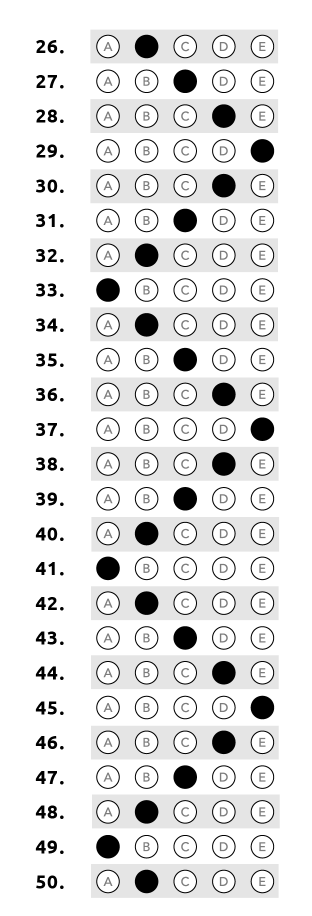
#> input picture Python/MachineLearning/omr_correction/entiresheet_3_1.png, 624 x 1831 px (shown at 1/2 size)
$ python Entiresheet.py entiresheet_3_1.png   (Python 2 division)
#> lines starting #> are read from the running program, lines starting #| are printed output that depends on the picture; after the words box and inside, x2 and y2 are one past the last pixel; in counts of white or black regions, pixels touching at a corner belong together
import cv2
import imutils
import sys
import numpy as np
from matplotlib import pyplot as plt

from imutils.perspective import four_point_transform
from imutils import contours


import random


def main():

	ANSWER_KEY = {}

	ANSWER_KEY = {0:1,1:1,2:2,3:3,4:4,5:3,6:2,7:1,8:0,9:1,10:2,11:3,12:4,13:3,14:2,15:1,16:0,17:1,18:2,19:3,20:4,21:3,22:2,23:1,24:0,25:1}


	# for key in range(0,24):
	# 	ANSWER_KEY.update({key:random.randint(0,4)})

	print ANSWER_KEY

	image = cv2.imread(sys.argv[1])
#> image is the input picture: shape (1831, 624, 3); min 0, max 255, mean 229.1
	grey = cv2.cvtColor(image,cv2.COLOR_BGR2GRAY)
	plt.imshow(grey)
	# plt.show()
	blurred = cv2.GaussianBlur(grey, (5,5),0)
	plt.imshow(blurred)
	plt.show()
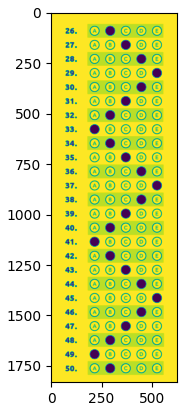
#> figure drawn by matplotlib, 1 panel
	edged = cv2.Canny(blurred,75,200)
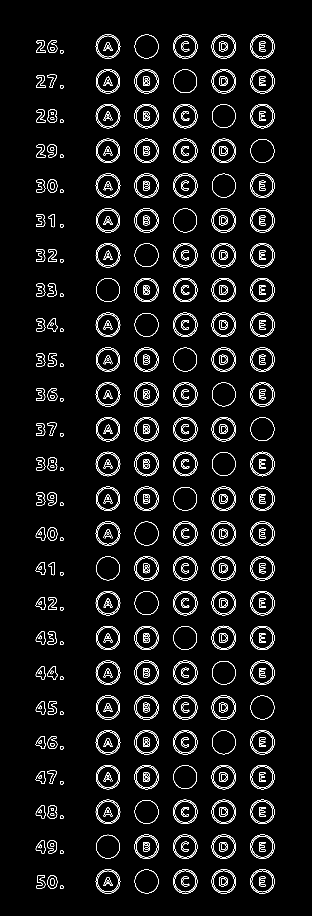
#> edged: shape (1831, 624) (shown at 1/2 size); 4.6% white in thin lines or dots, all inside (x1, y1, x2, y2) = (71, 68, 549, 1788)


	#  binarizing the image to segregate the foreground with the background
	#  we are using a otsu thresholding method to binarize the warped
	thresh = cv2.threshold(edged.copy(), 0, 255,cv2.THRESH_BINARY_INV | cv2.THRESH_OTSU)[1]
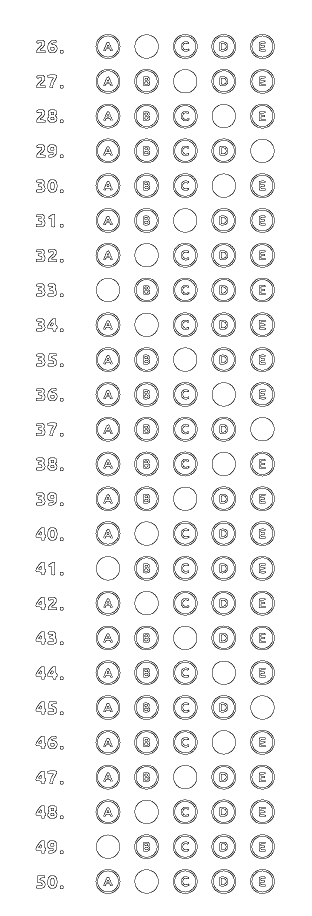
#> thresh: shape (1831, 624) (shown at 1/2 size); 95.4% white; black in thin lines or dots, all inside (x1, y1, x2, y2) = (71, 68, 549, 1788)

	plt.imshow(thresh)
	plt.show()

	cnts = cv2.findContours(edged.copy(),cv2.RETR_EXTERNAL,cv2.CHAIN_APPROX_SIMPLE)
#> cnts = 203 contours, 6 with area under 20; largest, box (x1, y1, x2, y2) and area: (500, 347, 549, 396) 1833, (500, 1182, 549, 1231) 1832, (500, 625, 549, 674) 1832, (346, 68, 395, 118) 1832, (346, 1599, 395, 1648) 1831
	cnts = imutils.grab_contours(cnts)
	questionCnts = []
	# print cnts
	for c in cnts:
		(x,y,w,h) = cv2.boundingRect(c)
		ar = w/float(h)

		# print ("AR=%f,x=%d,Y=%d,W=%d,H=%d"%(ar,x,y,w,h))
		# print "\n"


		if 47<=w<=50 and 47<=h<=50 and ar>=0.9 and ar<=1.2:
			questionCnts.append(c)
#> this loop made 203 passes
#> (x, y, w, h, ar) on passes 1 to 3: (120, 1771, 8, 7, 1.14), (95, 1751, 20, 26, 0.769), (72, 1750, 19, 27, 0.704)
#> after the loop, questionCnts = 125 contours; largest, box (x1, y1, x2, y2) and area: (500, 347, 549, 396) 1833, (500, 1182, 549, 1231) 1832, (500, 625, 549, 674) 1832, (346, 68, 395, 118) 1832, (346, 1599, 395, 1648) 1831


	print len(questionCnts)
#| 125


	questionCnts = contours.sort_contours(questionCnts,method="top-to-bottom")[0]
#> questionCnts = 125 contours; largest, box (x1, y1, x2, y2) and area: (500, 347, 549, 396) 1833, (346, 68, 395, 118) 1832, (500, 625, 549, 674) 1832, (500, 1182, 549, 1231) 1832, (346, 208, 395, 257) 1831
	correct = 0


	# [8 lines of commented-out code are left out]


	for (q,i) in enumerate(np.arange(0,len(questionCnts),5)):
		# print "=====\n"
		# print q,i
		# print "\n====="
		cnts = contours.sort_contours(questionCnts[i:i+5])[0]


		bubbled = None
		for (j,c) in enumerate(cnts):

			# [15 lines of commented-out code are left out]
			mask = np.zeros(thresh.shape,dtype="uint8")
			bubbl = cv2.drawContours(mask,[c],-1,255,-1)
			mask = cv2.bitwise_and(thresh,thresh,mask=mask)

			# bubb = cv2.drawContours(image,[c],-1,255,-1)

			# plt.imshow(bubb)
			# plt.show()

			total = cv2.countNonZero(mask)
			# print "\t+++\n\t\t"
			# print total
			# print "\n\t+++"

			if(bubbled is None or total>bubbled[0]):
				bubbled = (total,j)
				print bubbled,"BUBBLED"


		color = (255,0,0)
		k = ANSWER_KEY[q]
		# print "\t+++\n\t\t"
		# print k,q,bubbled[1]
		# print "\n\t+++"
		if k == bubbled[1]:
			# print "\t+++\n\t\t"
			# print k, bubbled[1]
			# print "\n\t+++"

			color = (0,255,0)
			correct +=1

		bubbl2 = cv2.drawContours(image,[cnts[k]],-1,color,3)
		plt.imshow(bubbl2)
		plt.show()
#> this loop made 25 passes
#> (i, color, k, correct) on pass 1: (0, (0, 255, 0), 1, 1)
#> (i, color, k) on passes 2 to 7: (5, (255, 0, 0), 1), (10, (255, 0, 0), 2), (15, (255, 0, 0), 3), (20, (255, 0, 0), 4), (25, (255, 0, 0), 3), (30, (255, 0, 0), 2)
#> (printed output is left out)
#> pass 2, in main, `bubbl2 = cv2.drawContours(image,[cnts[k]],-1,color,3)`:
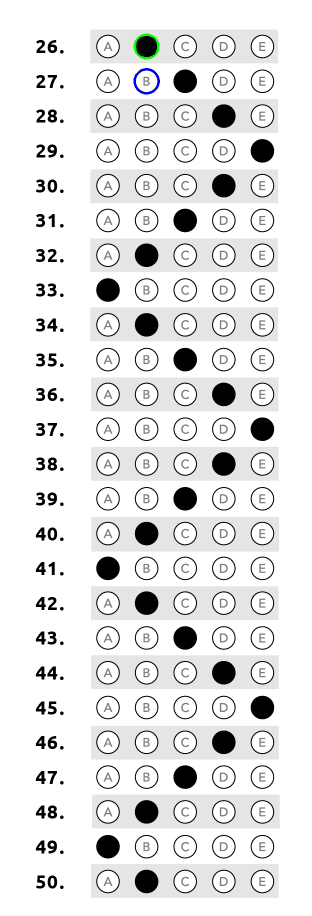
#> bubbl2: shape (1831, 624, 3) (shown at 1/2 size); mean B, G, R 229.1, 229.1, 228.9
#> pass 3, in main, `bubbl2 = cv2.drawContours(image,[cnts[k]],-1,color,3)`:
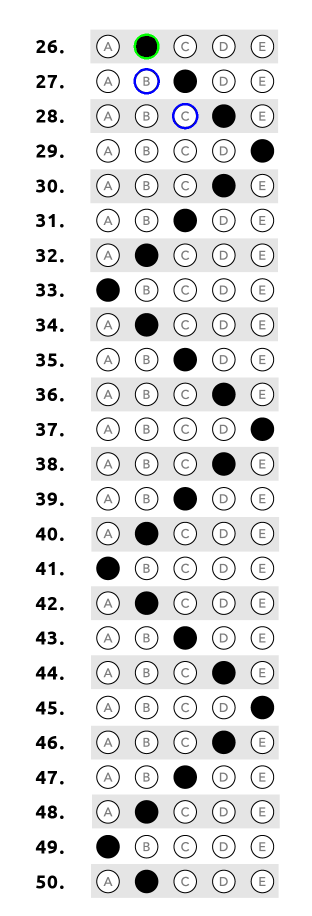
#> bubbl2: shape (1831, 624, 3) (shown at 1/2 size); 0.06% of pixels changed, all inside (x1, y1, x2, y2) = (344, 206, 397, 259)
#> after the loop:
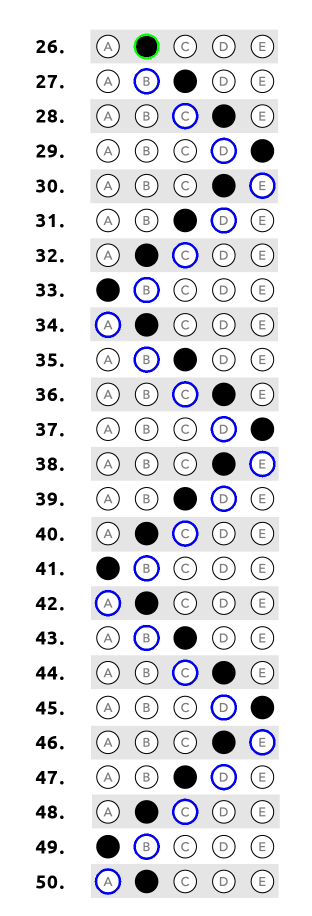
#> image: shape (1831, 624, 3) (shown at 1/2 size); 1.5% of pixels changed, all inside (x1, y1, x2, y2) = (189, 67, 551, 1790)
#> after the loop:
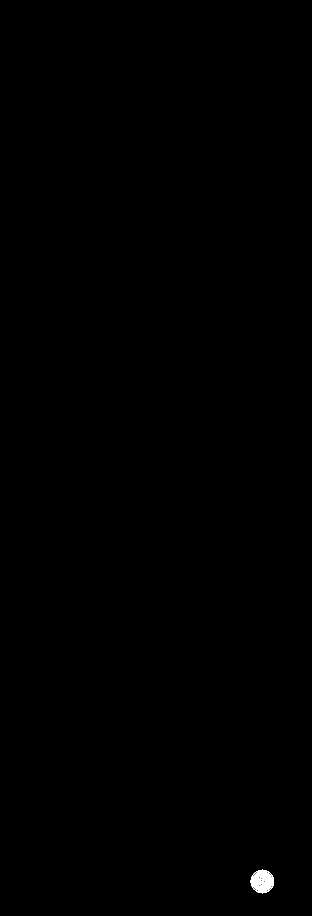
#> mask: shape (1831, 624) (shown at 1/2 size); 0.13% white; 1 white region, box (x1, y1, x2, y2) and area: (501, 1739, 548, 1787) 1469
#> after the loop, correct = 1


if __name__ == '__main__':
	main()
